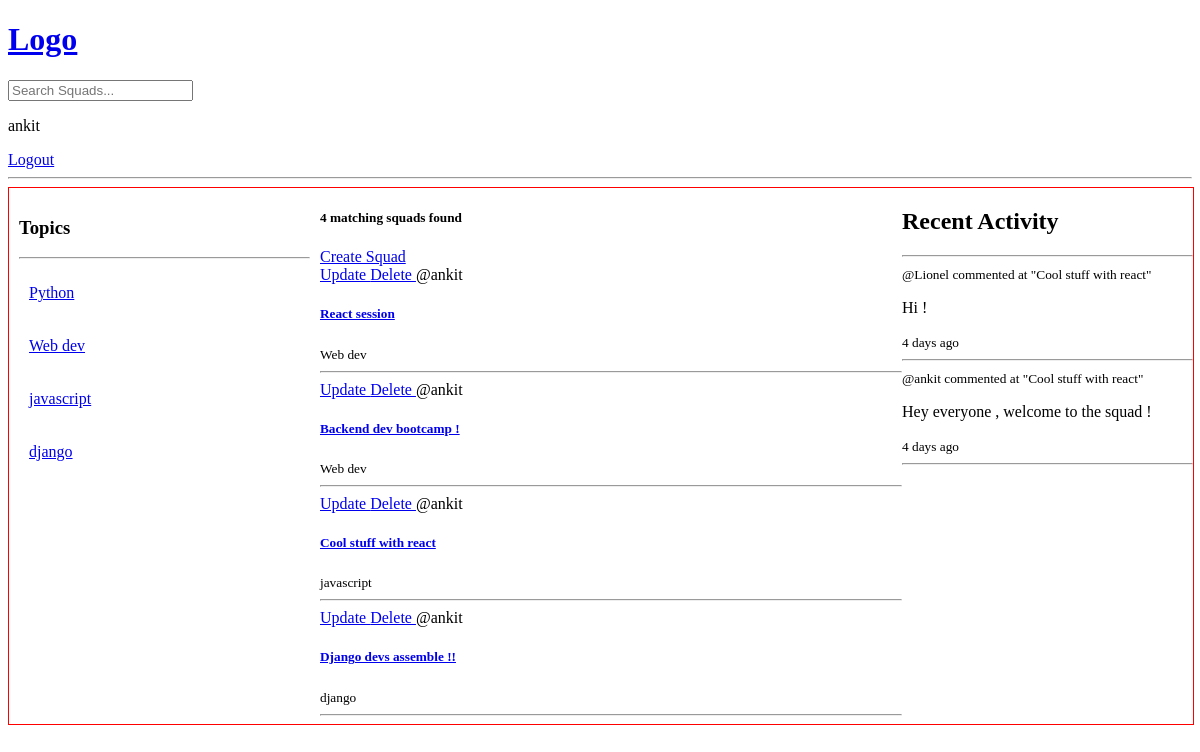
Before: / (signed in) with the older database file.
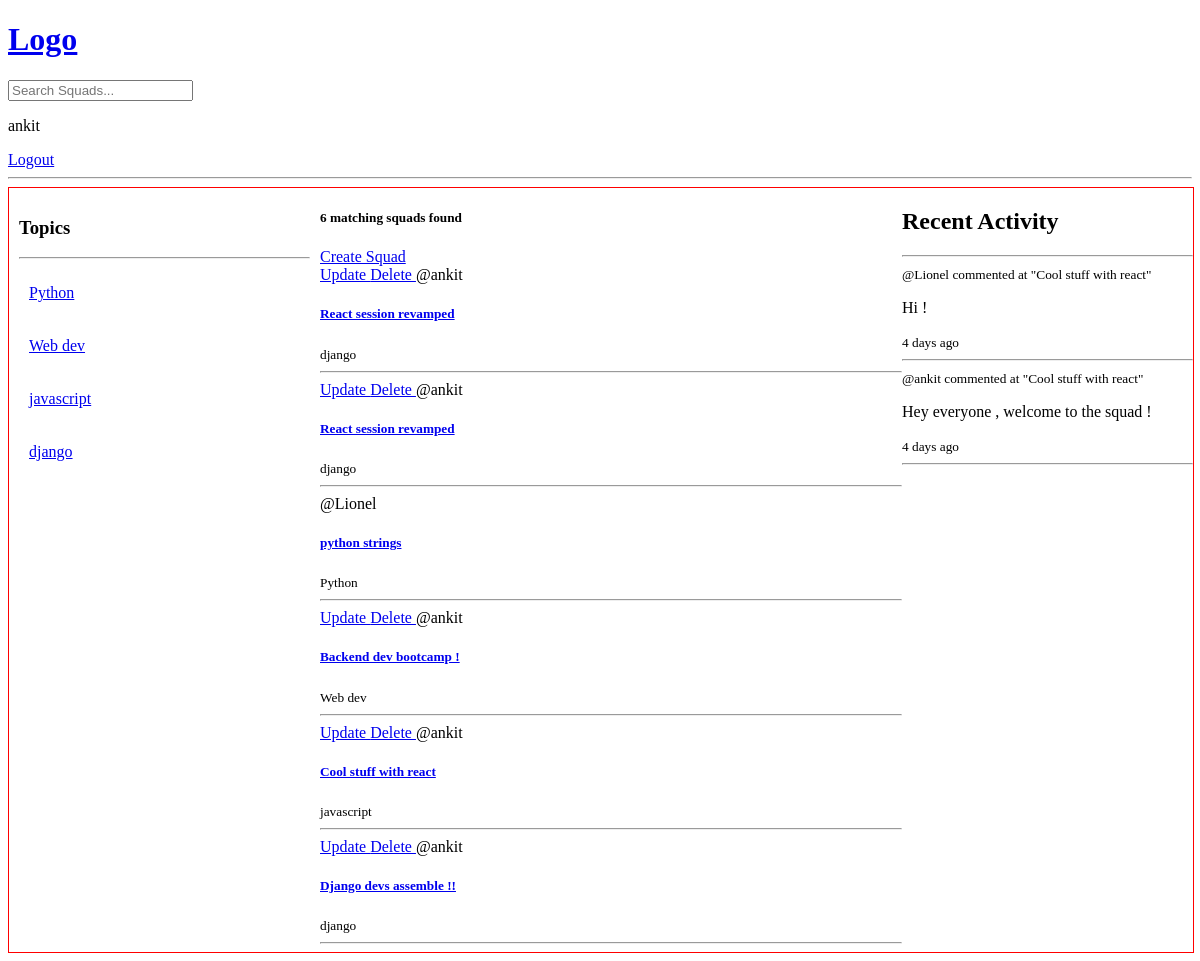
After: the same page with the newer database file.
### base/models.py (models this page shows, shortened)
class Topic(models.Model) :
    name = models.CharField(max_length=200)

class Squad(models.Model):
    host  = models.ForeignKey(User , on_delete = models.SET_NULL , null=True)
    topic  = models.ForeignKey(Topic , on_delete=models.SET_NULL , null=True)
    name = models.CharField(max_length=200)
    description = models.TextField(null = True , blank = True)
    squadMembers = models.ManyToManyField(User , related_name = "squadMembers" , blank = True)
    updated = models.DateTimeField(auto_now = True)
    created = models.DateTimeField(auto_now_add = True)
    class Meta:
        ordering = ['-updated' , '-created']
    def __str__(self):
        return self.name

class Message(models.Model):
    user = models.ForeignKey(User , on_delete=models.CASCADE)
    squad = models.ForeignKey(Squad , on_delete = models.CASCADE)
    body = models.TextField()
    updated = models.DateTimeField(auto_now  = True)
    created = models.DateTimeField(auto_now_add=True)
    def __str__(self):
        return self.body[0:50]

### base/views.py (the view)
# urls.py: path('', views.home, name="home"),
def home(request):
    q = request.GET.get('q') if request.GET.get('q') != None else ''
    squads = Squad.objects.filter(
        Q(topic__name__icontains=q) |
        Q(name__icontains=q) |
        Q(description__icontains=q)
    )
    topics = Topic.objects.all()
    squad_count = squads.count()
    recent_feed = Message.objects.all().order_by(
        '-created').filter(Q(squad__topic__name__icontains=q))[:10]
    context = {"squads": squads, "topics": topics,
               "squad_count": squad_count, "recent_feed": recent_feed}
    return render(request, 'base/home.html', context)

### base/templates/base/home.html (shortened to what this page needs)
{% extends 'main.html' %} {% block content %}
<div class="home-container">
  <div class="side-bar">{% include 'base/topics-component.html' %}</div>
  <div class="squads-container">
    <h5>{{ squad_count }} matching squads found</h5>
    <a href="{% url 'create-squad' %}"> Create Squad </a>
    {% include 'base/feed-component.html' %}
  </div>
  <div class="recent-activity-container">
    {% include 'base/recent-feed-component.html' %}
  </div>
</div>
{% endblock content %}

### base/templates/base/topics-component.html
<h3>Topics</h3>
<hr />
<div>
  {% for topic in topics %}
  <div class="single-topic">
    <a href=" {% url 'home'  %}?q={{topic.name}} ">{{ topic.name }}</a>
  </div>
  {% endfor %}
</div>

### base/templates/base/feed-component.html
<div>
  {% for squad in squads %}
  <div>
    {% if request.user == squad.host %}
    <a href="{% url 'update-squad' squad.id %} "> Update </a>
    <a href="{% url 'delete-squad' squad.id %} "> Delete </a>
    {% endif %}
    <span>@{{squad.host.username}}</span>
    <a href="{% url 'squad' squad.id %}">
      <h5>{{ squad.name }}</h5>
    </a>
    <small>{{ squad.topic.name }}</small>
    <hr />
  </div>
  {% endfor %}
</div>

### base/templates/base/recent-feed-component.html (shortened to what this page needs)
<h2>Recent Activity</h2>
<hr />
<div class="recent-feeds-container">
  {% for feed in recent_feed %}
  <a class="single-feed" href="{% url 'squad' feed.squad.id %}">
    <small>@{{ feed.user }} </small>
    <small>commented at "{{ feed.squad }}"</small>
    <p>
      {{ feed }}
    </p>
    <small>{{ feed.created|timesince }} ago</small>
    <hr />
  </a>
  {% endfor %}
</div>

Changed rows visible on the page:
removed Squad: shows "Update", host.username "ankit", name "React session", topic.name "Web dev"
added Squad: shows "Update", host.username "ankit", name "React session revamped", topic.name "django"
added Squad: shows "Update", host.username "ankit", name "React session revamped", topic.name "django"
added Squad: host.username "Lionel", name "python strings", topic.name "Python"
Other visible differences:
{{ squad_count }}: "4" → "6"
